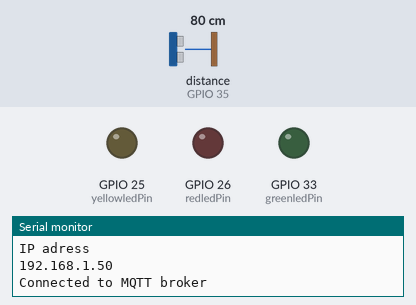
Recording of a sketch running on a simulated ESP32. Parts: output pins drawn as LEDs (lit = HIGH), the last lines printed to the serial monitor. Wiring (inferred from the names in the program): ultrasonic range finder: trigger GPIO 32; echo GPIO 35. Inputs (shaded band) come from the test bench; at power-on: distance to the obstacle (sensor on GPIO 35) 80 cm. The echo pulse lasts 58.3 µs per cm; WiFi joins after 1.5 s; servers stay silent unless stated; no MQTT or app messages arrive unless stated; pins used as bus, display or sensor lines are not drawn.

Above: at 3.2 s.
3.3 s: distance to the obstacle (sensor on GPIO 35) set to 22 cm
4.8 s: distance to the obstacle (sensor on GPIO 35) set to 18 cm
At 6.0 s:
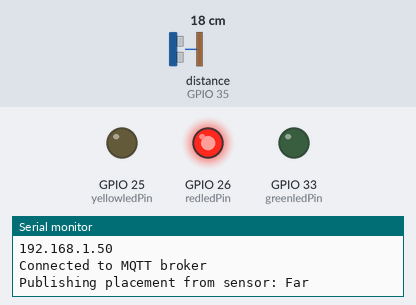
Timing chart, 0 to 7.8 s (numbered marks = the images above; inputs shaded):
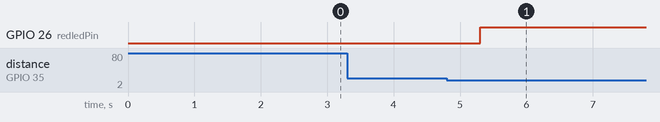

The sketch:

Trashstation_04mai.ino
```cpp
// Importerer bibliotek
#include <WiFi.h>
#include <PubSubClient.h>

// Kobler til MQTT server
const char* ssid = "rpi6";
const char* password = "123456789";
const char* mqtt_server = "192.168.137.7";

//Variabler
const int triggerPin = 32; //Trigger for ultrasonisk sensor
const int echoPin = 35; //Registrerer ultrasonisk lyd som kommer tilbake til sensoren
const int greenledPin = 33;
const int yellowledPin = 25;
const int redledPin = 26;

float duration, distance;

bool isDistancePrinted = false;

WiFiClient espClientTrashstation;
PubSubClient client(espClientTrashstation);

void setup() {
  Serial.begin(115200);

  //Setter pinModes på de forskjellige pinnene som brukes
  pinMode(triggerPin, OUTPUT);
  pinMode(greenledPin, OUTPUT);
  pinMode(yellowledPin, OUTPUT);
  pinMode(redledPin, OUTPUT);
  pinMode(echoPin, INPUT);

  // WiFi setup kode
  WiFi.begin(ssid, password);
  while (WiFi.status() != WL_CONNECTED){
    delay(1000);
    Serial.println("Connecting to Wifi..");
    }

  Serial.println("Connected to Wifi");
  Serial.println("IP adress");
  Serial.println(WiFi.localIP());

  //Kobler til MQTT serveren
  client.setServer(mqtt_server,1883);
  while (!client.connected()) {
    if (client.connect("espClientTrashstation")) {
      Serial.println("Connected to MQTT broker");
    } else {
      Serial.print("Failed with state ");
      Serial.print(client.state());
      delay(2000);
    }
  }

client.setCallback(callback);

}

// Tar inn topics og messages og behandler dem i IF-betingelser
void callback(char* topic, byte* message, unsigned int length) {

  Serial.print("Message arrived on topic: ");
  Serial.print(topic);
  Serial.print(". Message: ");
  String messageTemp;

  for (int i = 0; i < length; i++) {
    Serial.print((char)message[i]);
    messageTemp += (char)message[i];
  }
}


void loop() {
  //Aktiverer og deaktiverer trigger på den ultrasoniske sensoren, dette sender pulser som kan registrerers
  digitalWrite(triggerPin, LOW);
  delayMicroseconds(2);
  digitalWrite(triggerPin, HIGH);
  delayMicroseconds(10);
  digitalWrite(triggerPin, LOW);

  //Registrerer den ultrasoniske lyden hvis echoPin blir høy
  duration = pulseIn(echoPin, HIGH);
  //Regner ut distansen basert på hvor lang tid det tar å måle pulsen tilbake
  distance = (duration*.0343)/2;
  //Serial.print("Distance: ");
  //Serial.println(distance);

  //Setter et delay når noe kommer mot sensoren, for at det skal registreres riktig verdi når det kommer til ro forran sensoren
  if (distance < 30 && distance > 22){
    delay(2000);
  }


  //If løkke som sender forskjellige meldinger til NodeRED basert på hvor bilen er i forhold til distanse fra sensoren
  //Denne koden setter også et flagg til true, som gjør at denne koden ikke gjør målinger hele tiden, men en gang før den blir resatt
  if (distance < 5 && !isDistancePrinted) { //Sender Close hvis distansen er under 5cm
    digitalWrite(yellowledPin, LOW);
    digitalWrite(redledPin, LOW);
    digitalWrite(greenledPin, HIGH);
    Serial.print("Publishing placement from sensor: ");
    Serial.println("Close");
    client.publish("Trashstation", "Close");
    isDistancePrinted = true;
  } else if (distance < 10 && !isDistancePrinted) { //Sender Mid hvis distansen er under 10 cm
    digitalWrite(yellowledPin, HIGH);
    digitalWrite(redledPin, LOW);
    digitalWrite(greenledPin, LOW);
    Serial.print("Publishing placement from sensor: ");
    Serial.println("Mid");
    client.publish("Trashstation", "Mid");
    isDistancePrinted = true;
  } else if (distance < 20 && !isDistancePrinted) { //Sender Mid hvis distansen er under 20 cm
    digitalWrite(greenledPin, LOW);
    digitalWrite(yellowledPin, LOW);
    digitalWrite(redledPin, HIGH);
    Serial.print("Publishing placement from sensor: ");
    Serial.println("Far");
    client.publish("Trashstation", "Far");
    isDistancePrinted = true;
  } else if (distance > 21 && isDistancePrinted) { //Resetter opperasjonen når bilen kjører vekk fra og mot sensoren og tillater ny måling
    digitalWrite(greenledPin, LOW);
    digitalWrite(yellowledPin, LOW);
    digitalWrite(redledPin, LOW);
    Serial.println("Not detected");
    client.publish("Trashstation", "Not detected");
    isDistancePrinted = false;
  }
}
```

Measured:
- the behaviour switches between 21 and 20 cm on distance to the obstacle (sensor on GPIO 35) (found by bisection; images 0 and 1)
- after the input at 3.3 s, every drawn part: stays the same
- after the input at 4.8 s, GPIO 26 (redledPin): LOW → HIGH after 0.50 s
